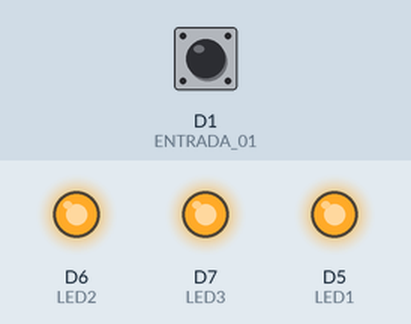
The sketch below on a simulated ESP8266 (NodeMCU). Parts: output pins drawn as LEDs (lit = HIGH). Inputs (shaded band) come from the test bench; at power-on: D1 (ENTRADA_01) HIGH.

Above: at 1.2 s.
1.3 s: D1 (ENTRADA_01) pulled LOW for 0.15 s
At 2.9 s:
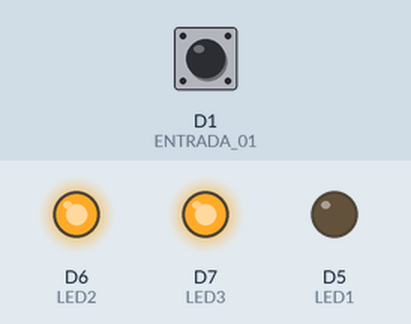
Timing chart, 0 to 10.4 s (numbered marks = the images above; inputs shaded):
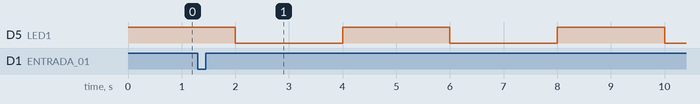

Measured:
- after the input at 1.3 s, D5 (LED1): alternates HIGH for 2.0 s and LOW for 2.0 s, starting after 0.70 s

The sketch:

programa03.ino
```cpp
// Exercicio 2 //
/*
Programa para trabalhar com a comunicação serial
*/

const int LED_LIGADO = LOW;
const int LED_DESLIGADO = HIGH;
const int ENTRADA_ACIONADA = LOW;
const int ENTRADA_DESACIONADA = HIGH;
const int LED1 = D5;
const int LED2 = D6;
const int LED3 = D7;
const int ENTRADA_01 = D1;
const int ENTRADA_02 = D2;
const int TEMPOS_DE_ESPERA[] = {2000, 1000, 500};

//Variáveis globais
char msg[30];
//Variável utilizada com o millis()
unsigned long tempoAnterior;
//Indica que a variável será utilizada dentro de uma interrupção
volatile int estado = 0;
//Variável utilizada para realizar debounce no botão
volatile unsigned long tempoBotao;

//Funções de interrupção - ISR
void ICACHE_RAM_ATTR conta_pulsos(){
  if(millis()-tempoBotao >= 100){
    estado++;
    tempoBotao = millis();
    if(estado > 3) estado = 0;
  }
}

void inicializa_hardware(){
  pinMode(LED1, OUTPUT);
  pinMode(LED2, OUTPUT);
  pinMode(LED3, OUTPUT);
  digitalWrite(LED1, LED_DESLIGADO);
  digitalWrite(LED2, LED_DESLIGADO);
  digitalWrite(LED3, LED_DESLIGADO);
  pinMode(ENTRADA_01, INPUT_PULLUP);
  pinMode(ENTRADA_02, INPUT_PULLUP);

  //Configura a interrupção externa
  attachInterrupt(digitalPinToInterrupt(ENTRADA_01), conta_pulsos,FALLING);

  //Inicializar a comunicação
  //Serial.begin(115200); //9600, 19200, 38400, 115200
}

void setup() {
  inicializa_hardware();
  //Inicializa as variáveis globais
  msg[0] = '\0';
  //Medindo o tempo atual
  tempoAnterior = millis();
  //Zera o testado do sistema
  estado = 0;
  //Guarda o tempo do acionamento do botão
  tempoBotao = millis();
}


void loop() {
  //Verifica se o tempo desejado ja passou
  if(estado == 0){
    digitalWrite(LED1, LED_DESLIGADO);
  }
  else{
    if(millis() - tempoAnterior >= TEMPOS_DE_ESPERA[estado-1]){
      //Guarda o novo intervalo de tempo
      tempoAnterior = millis();
      digitalWrite(LED1, !digitalRead(LED1));
    }
  }

}
```
